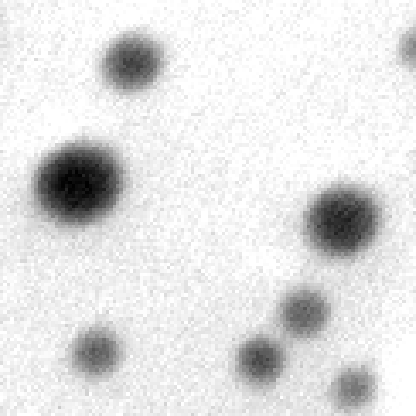
#> input picture assignments/assignment 04/raw_data/11500X00.png, 416 x 416 px
$ jupyter execute --allow-errors assignment_04_scratch.ipynb
#> lines starting #> are read from the running program, lines starting #| are printed output that depends on the picture; after the words box and inside, x2 and y2 are one past the last pixel; in counts of white or black regions, pixels touching at a corner belong together; long printed decimals are rounded
# Task 1. Classical Image Analysis Pipeline

### Single-Image Representative Workflow

## 1A Denoising

[cell 1]
import matplotlib.pyplot as plt
from skimage.io import imread

# Load & visualize single image file
img = imread("raw_data/11500X00.png")
#> img is the input picture: shape (416, 416, 4); mean R, G, B, A 224.9, 224.9, 224.9, 255

plt.imshow(img, cmap="gray")
plt.axis("off")
plt.show

print("Data type:", img.dtype)
#| Data type: uint8
print("Coordinate system dimensions:", img.shape)
#| Coordinate system dimensions: (416, 416, 4)

[cell 2]
import numpy as np

# Convert image file to 2D grayscale
if img.shape[-1] == 4:
    img = img[..., :3] # Drop alpha channel if present
#> img: shape (416, 416, 3)

from skimage.color import rgb2gray

# Convert to 2D grayscale
img_gray = rgb2gray(img)

print("Data type:", img_gray.dtype)
#| Data type: float64
print("Coordinate system dimensions:", img_gray.shape)
#| Coordinate system dimensions: (416, 416)

[cell 3]
# Check intensity range
print("Minimum intensity:", img_gray.min())
#| Minimum intensity: 0.0
print("Maximum intensity:", img_gray.max())
#| Maximum intensity: 1.0

#### Explore filters for optimal SNR (signal-to-noise ratio)

[cell 4]
import numpy as np

# Compute SNR (μ/σ)
mu = float(np.mean(img_gray))
#> mu = 0.882
sigma = float(np.std(img_gray))
#> sigma = 0.182
snr = np.inf if sigma == 0 else mu / sigma
#> snr = 4.85

print(f"mu = {mu:.6f}") # sean intensity
#| mu = 0.8821
print(f"sigma = {sigma:.6f}") # standard deviation of intensity
#| sigma = 0.1818
print(f"SNR = {snr:.6f}") # signal-to-noise ratio
#| SNR = 4.853

[cell 5]
from skimage.filters import gaussian

# Apply a Gaussian filter
img_gauss = gaussian(img_gray, sigma=1.5)

# Recompute SNR (μ/σ)
mu_g = img_gauss.mean()
#> mu_g = 0.882
sigma_g = img_gauss.std()
#> sigma_g = 0.179
snr_g = mu_g / sigma_g
#> snr_g = 4.92

print(f"mu (gauss) = {mu_g:.6f}")
#| mu (gauss) = 0.8821
print(f"sigma (gauss) = {sigma_g:.6f}")
#| sigma (gauss) = 0.1793
print(f"SNR (gauss) = {snr_g:.6f}")
#| SNR (gauss) = 4.920

plt.imshow(img_gauss, cmap="gray")
plt.axis("off")
plt.show

[cell 6]
from skimage.filters import median
from skimage.morphology import disk

# Apply a Median filter
img_med = median(img_gray, disk(2))

mu_m = img_med.mean()
#> mu_m = 0.883
sigma_m = img_med.std()
#> sigma_m = 0.181
snr_m = mu_m / sigma_m
#> snr_m = 4.86

print("Median SNR:", snr_m)
#| Median SNR: 4.864

plt.imshow(img_med, cmap="gray")
plt.axis("off")
plt.show

[cell 7]
from skimage.restoration import denoise_bilateral

img_bilat = denoise_bilateral(
    img_gray,
    sigma_color=0.05,
    sigma_spatial=2
)

print("Bilateral SNR:", img_bilat.mean() / img_bilat.std())
#| Bilateral SNR: 4.915

plt.imshow(img_bilat, cmap="gray")
plt.axis("off")
plt.show

#### Multiple denoising strategies were evaluated (Gaussian, median, and bilateral). SNR improvements were modest, indicating the dataset was not strongly noise-limited. Bilateral filtering provided the highest SNR while preserving particle boundaries, and was therefore selected for downstream segmentation.

The TEM data is moderately clean with mild high-frequency noise to begin with. SNR is only slightly improved by mild Median, Gaussian, or Bilateral filters. So, variation in the data image is mostly coming from true particle contrast and edge gradients, rather than heavy noise.

Filtering cannot drammatically reduce variation without also reducing real structure.

Of the three, the Bilateral filter is the strongest candidate moving forward and will be applied in downstream pipeline. This filter smooths inside uniform regions, preserves boundaries, and does not blur particle edges as aggressively as alternative options.

[cell 8]
# FOR PIPELINE

img_denoised = denoise_bilateral(
    img_gray,
    sigma_color=0.05,
    sigma_spatial=2
)

## 1B Thresholding (Otsu)

[cell 9]
from skimage.filters import threshold_otsu

thresh = threshold_otsu(img_denoised)
#> thresh = 0.681
binary = img_denoised > thresh
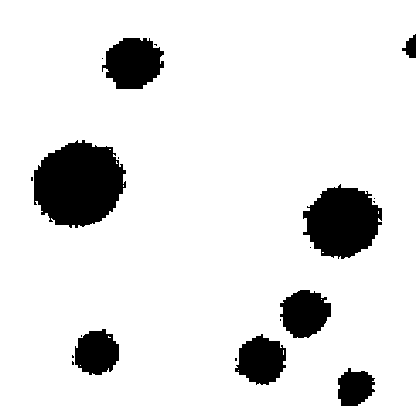
#> binary: shape (416, 416) bool; 89% white; 20 black regions (12 under 20 px), largest, box (x1, y1, x2, y2) and area: (34, 140, 126, 228) 6033, (303, 184, 382, 259) 4166, (102, 38, 164, 89) 2343

import matplotlib.pyplot as plt
plt.imshow(binary, cmap="gray")
plt.title("Otsu Threshold")
plt.axis("off")
plt.show()

print("Otsu threshold value:", thresh)
#| Otsu threshold value: 0.6815

[cell 10]
from skimage import exposure

img_clahe = exposure.equalize_adapthist(
    img_denoised,
    clip_limit=0.02
)
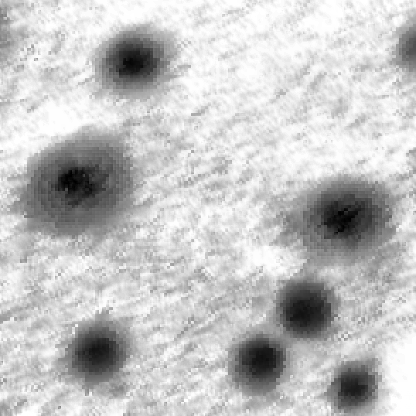
#> img_clahe: shape (416, 416) float64; min 0, max 1, mean 0.766

plt.imshow(img_clahe, cmap="gray")
plt.title("CLAHE Enhanced")
plt.axis("off")
plt.show()

[cell 11]
from skimage.filters import threshold_otsu

thresh = threshold_otsu(img_clahe)
#> thresh = 0.627
binary = img_clahe > thresh
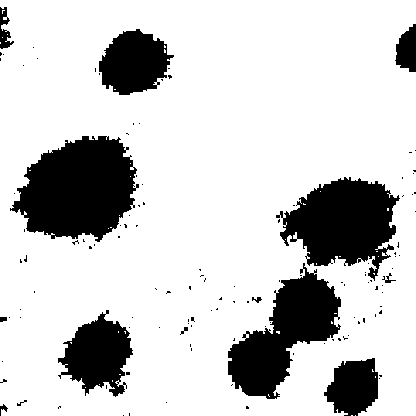
#> binary: shape (416, 416) bool; 79.9% white; 125 black regions (111 under 20 px), largest, box (x1, y1, x2, y2) and area: (10, 136, 139, 242) 9325, (276, 177, 400, 281) 7492, (228, 263, 341, 399) 7058

import matplotlib.pyplot as plt
plt.imshow(binary, cmap="gray")
plt.title("Otsu Threshold (post-CLAHE")
plt.axis("off")
plt.show()

print("Otsu threshold value:", thresh)
#| Otsu threshold value: 0.627

[cell 12]
from skimage.filters import threshold_otsu

# Otsu on denoised
t_den = threshold_otsu(img_denoised)
#> t_den = 0.681
bin_den = img_denoised > t_den

# Otsu on CLAHE
t_clahe = threshold_otsu(img_clahe)
#> t_clahe = 0.627
bin_clahe = img_clahe > t_clahe

print("Otsu threshold (denoised):", t_den)
#| Otsu threshold (denoised): 0.6815
print("Otsu threshold (CLAHE):   ", t_clahe)
#| Otsu threshold (CLAHE):    0.627

import matplotlib.pyplot as plt

fig, ax = plt.subplots(1, 2, figsize=(8, 4))
ax[0].imshow(bin_den, cmap="gray")
ax[0].set_title("Otsu on denoised")
ax[0].axis("off")

ax[1].imshow(bin_clahe, cmap="gray")
ax[1].set_title("Otsu on CLAHE")
ax[1].axis("off")
plt.tight_layout()
plt.show()
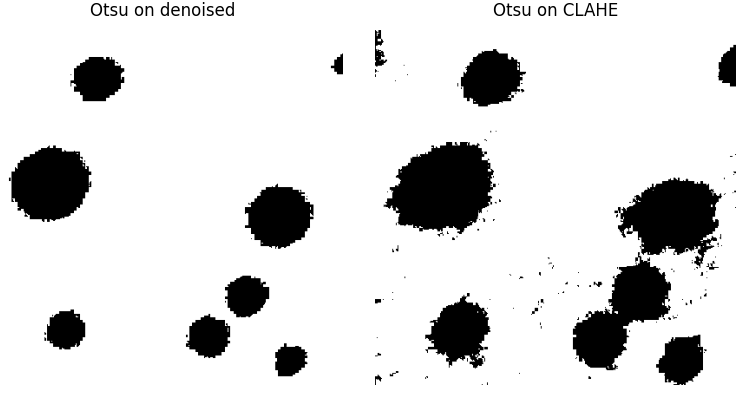
#> figure drawn by matplotlib, 2 panels

#### CLAHE (clip_limit=0.02) was tested per the assignment requirement, but the dataset already had strong contrast; CLAHE did not materially improve Otsu+Watershed segmentation. Therefore the denoised image was used for segmentation.

## 1C Watershed Separation

[cell 13]
from skimage.filters import threshold_otsu
from skimage import morphology

t = threshold_otsu(img_denoised)
#> t = 0.681

# Particles are DARK, so use < not >
particles = img_denoised < t

[cell 14]
import matplotlib.pyplot as plt

plt.imshow(particles, cmap="gray")
plt.title("Particle mask (particles should be white)")
plt.axis("off")
plt.show()

[cell 15]
import numpy as np
import matplotlib.pyplot as plt
from scipy import ndimage as ndi

from skimage import morphology
from skimage.filters import gaussian
from skimage.feature import peak_local_max
from skimage.segmentation import watershed

# 1) Light cleanup (prof-style implementation detail)
particles_clean = morphology.remove_small_objects(particles, min_size=50)
particles_clean = morphology.remove_small_holes(particles_clean, area_threshold=50)
#> particles_clean: shape (416, 416) bool; 11% white; 8 white regions, largest, box (x1, y1, x2, y2) and area: (34, 140, 126, 228) 6041, (303, 184, 382, 259) 4171, (102, 38, 164, 89) 2343

# 2) Distance transform + slight smoothing to suppress spurious peaks
dist = ndi.distance_transform_edt(particles_clean)
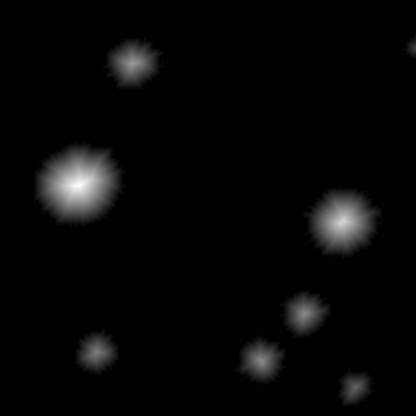
#> dist: shape (416, 416) float64; min 0, max 40, mean 1.1; drawn with min black and max white
dist_s = gaussian(dist, sigma=1.0, preserve_range=True)

coords = peak_local_max(
    dist_s,
    labels=particles_clean,
    min_distance=10,           # keep your conservative choice
    footprint=np.ones((9, 9)),
)
#> coords = [[185, 78], [221, 343], [63, 132], [313, 304], [360, 261], [352, 96], [387, 355], [49, 405]]

markers = np.zeros(dist.shape, dtype=int)
markers[tuple(coords.T)] = np.arange(1, coords.shape[0] + 1)
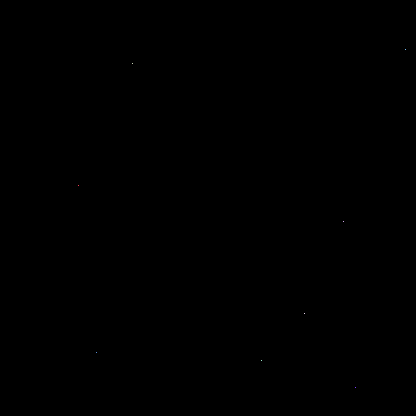
#> markers: shape (416, 416) int64; 9 distinct labels, from 0 to 8; one colour per label, 0 black

labels = watershed(-dist_s, markers, mask=particles_clean)
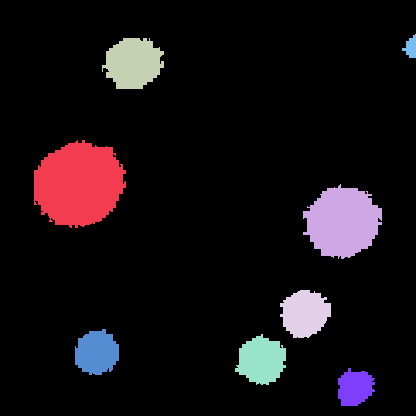
#> labels: shape (416, 416) int64; 9 distinct labels, from 0 to 8; one colour per label, 0 black

plt.figure(figsize=(5,5))
plt.imshow(labels, cmap="nipy_spectral")
plt.title(f"Watershed labels (n={labels.max()})")
plt.axis("off")
plt.show()

[cell 16]
plt.figure(figsize=(5,5))
plt.imshow(particles_clean, cmap="gray")
plt.scatter(coords[:,1], coords[:,0], s=15)
plt.title(f"Markers found: {len(coords)}")
plt.axis("off")
plt.show()
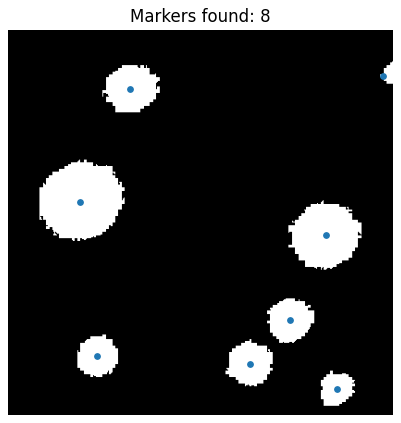
#> figure drawn by matplotlib, 1 panel

## 1D Extract Morphological Features

[cell 17]
from skimage.measure import regionprops_table
import pandas as pd

props = regionprops_table(
    labels,
    intensity_image=img_denoised,
    properties=[
        "label",
        "area",
        "equivalent_diameter",
        "eccentricity",
        "solidity",
        "mean_intensity",
    ],
)
#> props = 6 items

df = pd.DataFrame(props)
#> df = table of 8 rows and 6 columns

#> (the rest of this cell did not finish here and is left out)

[cell 18]
import matplotlib.pyplot as plt

fig, ax = plt.subplots(2, 2, figsize=(10, 8))

# Raw
ax[0,0].imshow(img_gray, cmap="gray")
ax[0,0].set_title("Raw Image")
ax[0,0].axis("off")

# Denoised (or CLAHE if you chose that)
ax[0,1].imshow(img_denoised, cmap="gray")
ax[0,1].set_title("Denoised Image")
ax[0,1].axis("off")

# Segmentation
ax[1,0].imshow(labels, cmap="nipy_spectral")
ax[1,0].set_title("Watershed Segmentation")
ax[1,0].axis("off")

# Size distribution
ax[1,1].hist(df["equivalent_diameter"], bins=10)
ax[1,1].set_title("Particle Size Distribution")
ax[1,1].set_xlabel("Equivalent Diameter (pixels)")
ax[1,1].set_ylabel("Count")

plt.tight_layout()
plt.show()
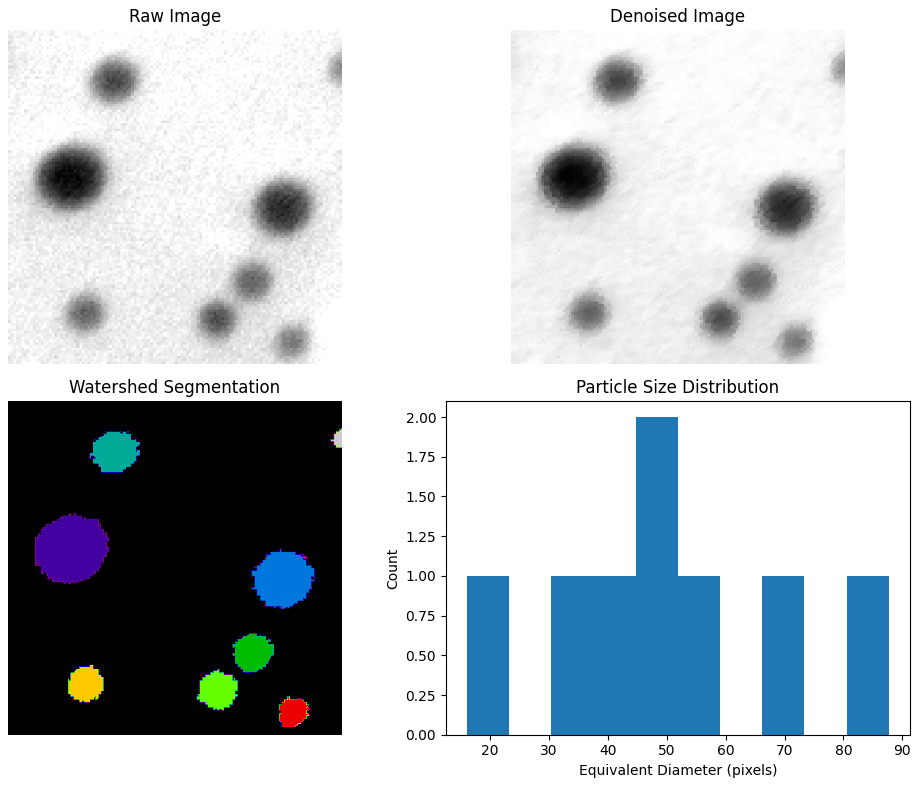
#> figure drawn by matplotlib, 4 panels; panel 4: tallest bar 2 high, from x = 44.75 to 51.91

$ run again, with assignments/assignment 04/raw_data/11500X03.png copied over assignments/assignment 04/raw_data/11500X00.png
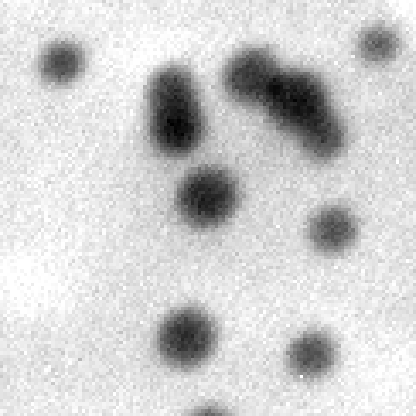
#> input picture assignments/assignment 04/raw_data/11500X03.png, 416 x 416 px
#> img is the input picture: shape (416, 416, 4); mean R, G, B, A 207.2, 207.2, 207.2, 255
#| Data type: uint8
#| Coordinate system dimensions: (416, 416, 4)
#> img: shape (416, 416, 3)
#| Data type: float64
#| Coordinate system dimensions: (416, 416)
#| Minimum intensity: 0.0
#| Maximum intensity: 1.0
#> mu = 0.812
#> sigma = 0.198
#> snr = 4.1
#| mu = 0.8124
#| sigma = 0.1981
#| SNR = 4.102
#> mu_g = 0.812
#> sigma_g = 0.195
#> snr_g = 4.17
#| mu (gauss) = 0.8124
#| sigma (gauss) = 0.1947
#| SNR (gauss) = 4.172
#> mu_m = 0.812
#> sigma_m = 0.197
#> snr_m = 4.12
#| Median SNR: 4.118
#| Bilateral SNR: 4.165
#> `thresh = threshold_otsu(img_denoised)`: thresh = 0.629
#| Otsu threshold value: 0.6289
#> `thresh = threshold_otsu(img_clahe)`: thresh = 0.549
#> `binary = img_clahe > thresh`:
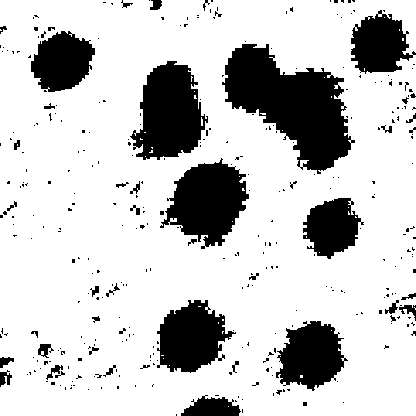
#> binary: shape (416, 416) bool; 78.5% white; 345 black regions (300 under 20 px), largest, box (x1, y1, x2, y2) and area: (222, 44, 355, 174) 8900, (130, 61, 208, 160) 5050, (160, 158, 249, 249) 4745
#| Otsu threshold value: 0.5488
#> t_den = 0.629
#> t_clahe = 0.549
#| Otsu threshold (denoised): 0.6289
#| Otsu threshold (CLAHE):    0.5488
#> t = 0.629
#> particles: shape (416, 416) bool; 14% white; 27 white regions (18 under 20 px), largest, box (x1, y1, x2, y2) and area: (222, 45, 348, 162) 7752, (147, 65, 211, 160) 4384, (174, 164, 246, 230) 3432
#> coords = [[103, 297], [196, 207], [126, 178], [78, 253], [338, 185], [133, 319], [230, 332], [354, 312], [62, 63], [45, 378]]
#> markers: shape (416, 416) int64; 11 distinct labels, from 0 to 10
#> labels: shape (416, 416) int64; 11 distinct labels, from 0 to 10
#> props = 6 items
#> df = table of 10 rows and 6 columns
#> `plt.show()`:
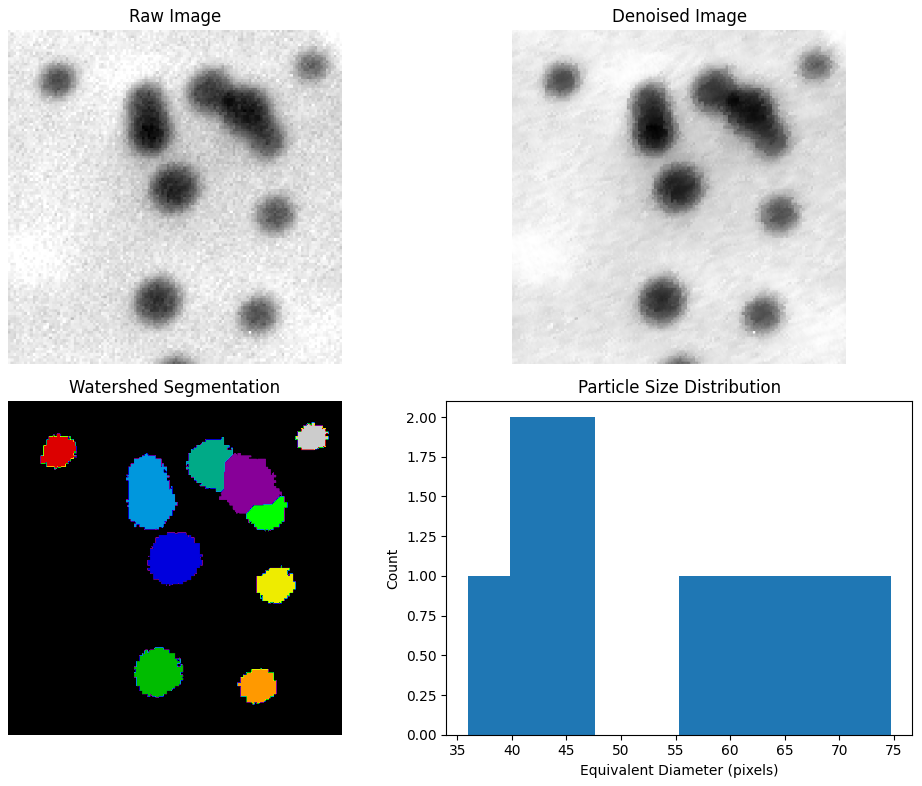
#> figure drawn by matplotlib, 4 panels

$ run again, with assignments/assignment 04/raw_data/11500X04.png copied over assignments/assignment 04/raw_data/11500X00.png
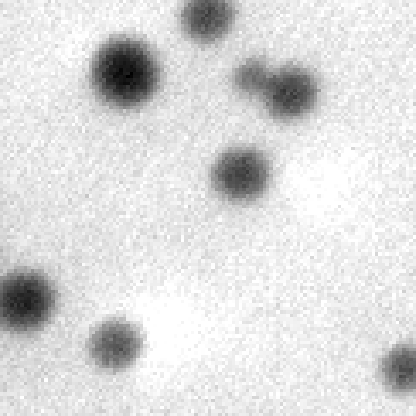
#> input picture assignments/assignment 04/raw_data/11500X04.png, 416 x 416 px
#> img is the input picture: shape (416, 416, 4); mean R, G, B, A 219.4, 219.4, 219.4, 255
#| Data type: uint8
#| Coordinate system dimensions: (416, 416, 4)
#> img: shape (416, 416, 3)
#| Data type: float64
#| Coordinate system dimensions: (416, 416)
#| Minimum intensity: 0.0
#| Maximum intensity: 1.0
#> mu = 0.86
#> sigma = 0.167
#> snr = 5.16
#| mu = 0.8603
#| sigma = 0.1666
#| SNR = 5.163
#> mu_g = 0.86
#> sigma_g = 0.163
#> snr_g = 5.27
#| mu (gauss) = 0.8603
#| sigma (gauss) = 0.1633
#| SNR (gauss) = 5.267
#> mu_m = 0.86
#> sigma_m = 0.166
#> snr_m = 5.19
#| Median SNR: 5.185
#| Bilateral SNR: 5.257
#> `thresh = threshold_otsu(img_denoised)`: thresh = 0.67
#| Otsu threshold value: 0.6698
#> `thresh = threshold_otsu(img_clahe)`: thresh = 0.568
#> `binary = img_clahe > thresh`:
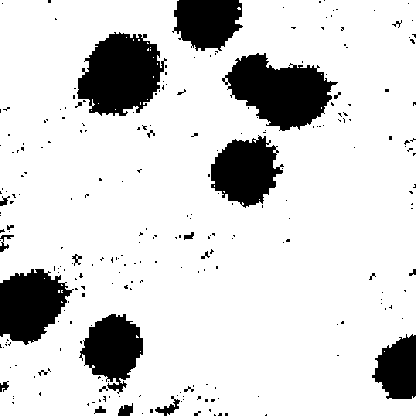
#> binary: shape (416, 416) bool; 84.2% white; 254 black regions (229 under 20 px), largest, box (x1, y1, x2, y2) and area: (222, 53, 338, 131) 5238, (77, 32, 167, 116) 5168, (0, 269, 74, 345) 3763
#| Otsu threshold value: 0.5684
#> t_den = 0.67
#> t_clahe = 0.568
#| Otsu threshold (denoised): 0.6698
#| Otsu threshold (CLAHE):    0.5684
#> t = 0.67
#> particles: shape (416, 416) bool; 10.5% white; 12 white regions (5 under 20 px), largest, box (x1, y1, x2, y2) and area: (89, 34, 164, 109) 4036, (235, 58, 321, 119) 3389, (0, 266, 61, 334) 3225
#> coords = [[74, 124], [302, 21], [91, 289], [173, 241], [14, 209], [367, 405], [346, 115], [77, 254]]
#> markers: shape (416, 416) int64; 9 distinct labels, from 0 to 8
#> labels: shape (416, 416) int64; 9 distinct labels, from 0 to 8
#> props = 6 items
#> df = table of 8 rows and 6 columns
#> `plt.show()`:
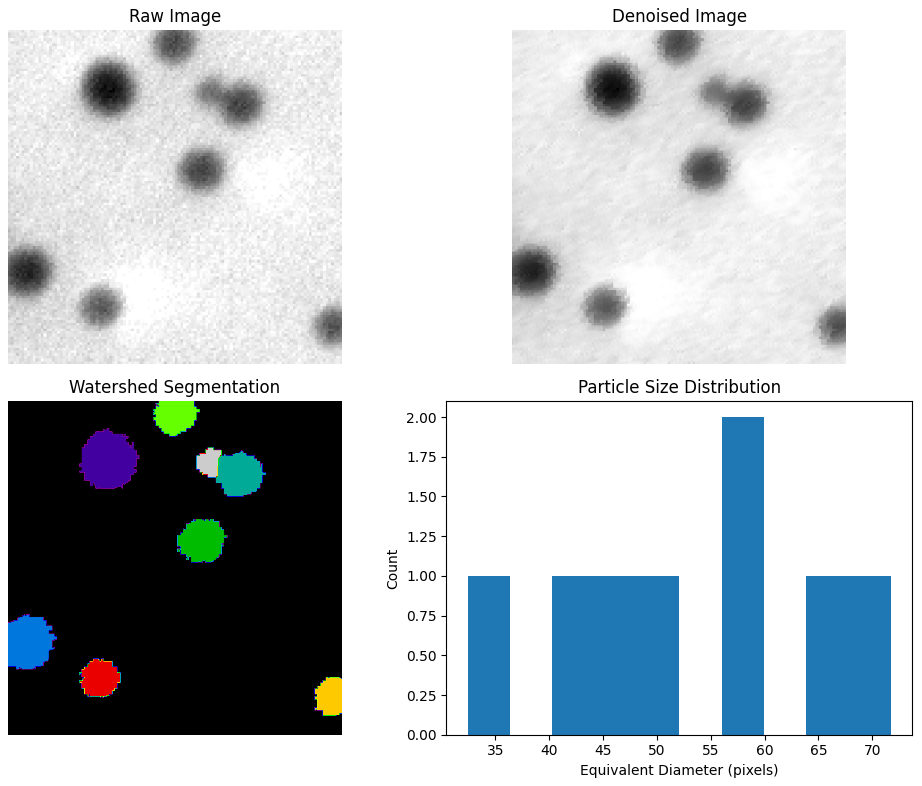
#> figure drawn by matplotlib, 4 panels; panel 4: tallest bar 2 high, from x = 56.01 to 59.94
